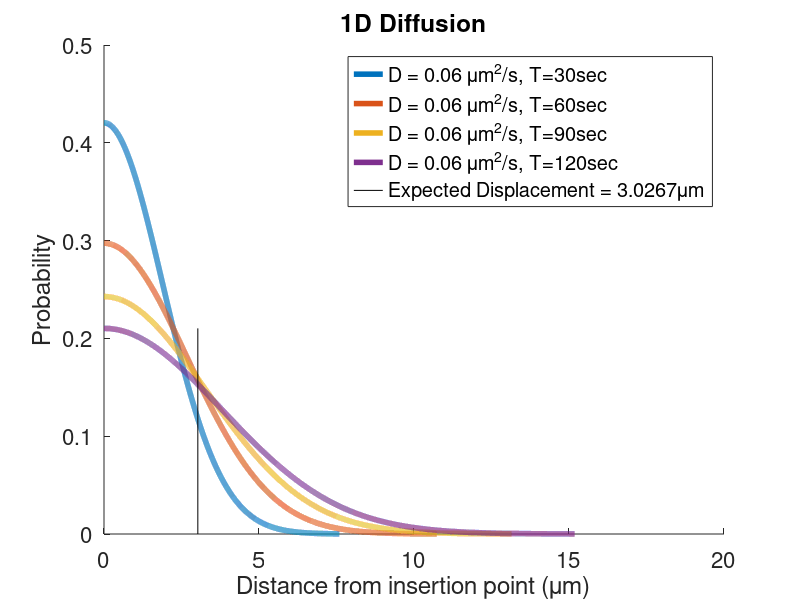

Source code (MATLAB):
%% 1D
% this plots the probability distribution from distance traveled after insertion
% it uses 2* the gaussian pdf with a variance (sigma^2) for 1D diffusion =
% 2*D*T to account for both negative and positive from the origin and
% integrates from 0 - infinity.


binsz = 0.001; % size for estimation - smaller is better - could also use the trapezoid rule to be more accurate
d = 0.06; % diffusion coefficient in um^2/s - from DIV12-17DIV12-17 mobile receptor pool from Borgdorff and Choquet, as well as the Petrini Neuron paper i.e. average values for extrasynaptic receptors in Fig. 1D mobile receptor pool from Borgdorff and Choquet, as well as the Petrini Neuron paper
delT = 69.3; % time for 50% of receptors to be bound to antibody :  binding rate of the x-linking antibody (0.010 sec-1) from the tau value (1.66 min) of the single exponential fit in Fig. S2B. Thus, the mean squared displacement (MSD) of receptors over the time interval between insertion and antibody binding to 50% of the receptors (69.3 sec) 
delT = [30,60,90,120]; % or plot a range of delta T based on range of possible values
nsigm = 4; % number of sigma out to make plot

figure; hold on;
for ll = 1:numel(delT)
    sigm = sqrt(2*d*delT(ll));
    N = ceil(sigm*nsigm/binsz);
    x = [0:N]*binsz;
    
    px = (2/(sigm*sqrt(2*pi))) * exp(-x.^2/(2*sigm^2));
    displayname_curve = ['D = ' num2str(d) ' \mum^2/s, T=' num2str(delT(ll)) 'sec'];
    plot(x,px,'LineWidth',4,'DisplayName',displayname_curve);
    set(gca,'FontSize',16)
end
title('1D Diffusion');
xlabel('Distance from insertion point (\mum)');
ylabel('Probability');
legend
check_integral = sum(px)*binsz %should be 1
%% use this for single delT
expected_displacement = sum(px*binsz .* x)
displayname_expval = ['Expected Displacement = ' num2str(expected_displacement) '\mum'];
plot([expected_displacement,expected_displacement],[0, max(px)],'k','DisplayName',displayname_expval);
legend()